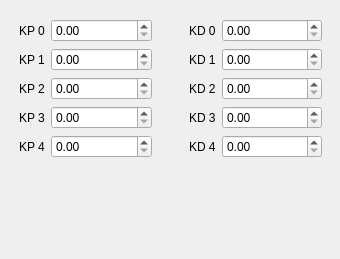
       <widget class="QWidget" name="tab_fuzzy">
        <attribute name="title">
         <string>Fuzzy</string>
        </attribute>
        <widget class="QWidget" name="formLayoutWidget_12">
         <property name="geometry">
          <rect>
           <x>180</x>
           <y>10</y>
           <width>151</width>
           <height>240</height>
          </rect>
         </property>
         <layout class="QFormLayout" name="formLayout_21">
          <property name="horizontalSpacing">
           <number>6</number>
          </property>
          <property name="leftMargin">
           <number>9</number>
          </property>
          <property name="topMargin">
           <number>9</number>
          </property>
          <property name="rightMargin">
           <number>9</number>
          </property>
          <property name="bottomMargin">
           <number>9</number>
          </property>
          <item row="0" column="0">
           <widget class="QLabel" name="label_KD0">
            <property name="text">
             <string>KD 0</string>
            </property>
           </widget>
          </item>
          <item row="0" column="1">
           <widget class="QDoubleSpinBox" name="dspin_KD_0"/>
          </item>
          <item row="1" column="0">
           <widget class="QLabel" name="label_KD1">
            <property name="text">
             <string>KD 1</string>
            </property>
           </widget>
          </item>
          <item row="1" column="1">
           <widget class="QDoubleSpinBox" name="dspin_KD_1"/>
          </item>
          <item row="2" column="0">
           <widget class="QLabel" name="label_KD2">
            <property name="text">
             <string>KD 2</string>
            </property>
           </widget>
          </item>
          <item row="2" column="1">
           <widget class="QDoubleSpinBox" name="dspin_KD_2"/>
          </item>
          <item row="3" column="0">
           <widget class="QLabel" name="label_KD3">
            <property name="text">
             <string>KD 3</string>
            </property>
           </widget>
          </item>
          <item row="3" column="1">
           <widget class="QDoubleSpinBox" name="dspin_KD_3"/>
          </item>
          <item row="4" column="0">
           <widget class="QLabel" name="label_KD4">
            <property name="text">
             <string>KD 4</string>
            </property>
           </widget>
          </item>
          <item row="4" column="1">
           <widget class="QDoubleSpinBox" name="dspin_KD_4"/>
          </item>
         </layout>
        </widget>
        <widget class="QWidget" name="formLayoutWidget_14">
         <property name="geometry">
          <rect>
           <x>10</x>
           <y>10</y>
           <width>151</width>
           <height>240</height>
          </rect>
         </property>
         <layout class="QFormLayout" name="formLayout_26">
          <property name="horizontalSpacing">
           <number>6</number>
          </property>
          <property name="leftMargin">
           <number>9</number>
          </property>
          <property name="topMargin">
           <number>9</number>
          </property>
          <property name="rightMargin">
           <number>9</number>
          </property>
          <property name="bottomMargin">
           <number>9</number>
          </property>
          <item row="0" column="0">
           <widget class="QLabel" name="label_KP0">
            <property name="text">
             <string>KP 0</string>
            </property>
           </widget>
          </item>
          <item row="0" column="1">
           <widget class="QDoubleSpinBox" name="dspin_KP_0"/>
          </item>
          <item row="1" column="0">
           <widget class="QLabel" name="label_KP1">
            <property name="text">
             <string>KP 1</string>
            </property>
           </widget>
          </item>
          <item row="1" column="1">
           <widget class="QDoubleSpinBox" name="dspin_KP_1"/>
          </item>
          <item row="2" column="0">
           <widget class="QLabel" name="label_KP2">
            <property name="text">
             <string>KP 2</string>
            </property>
           </widget>
          </item>
          <item row="2" column="1">
           <widget class="QDoubleSpinBox" name="dspin_KP_2"/>
          </item>
          <item row="3" column="0">
           <widget class="QLabel" name="label_KP3">
            <property name="text">
             <string>KP 3</string>
            </property>
           </widget>
          </item>
          <item row="3" column="1">
           <widget class="QDoubleSpinBox" name="dspin_KP_3"/>
          </item>
          <item row="4" column="0">
           <widget class="QLabel" name="label_KP4">
            <property name="text">
             <string>KP 4</string>
            </property>
           </widget>
          </item>
          <item row="4" column="1">
           <widget class="QDoubleSpinBox" name="dspin_KP_4"/>
          </item>
         </layout>
        </widget>
       </widget>
